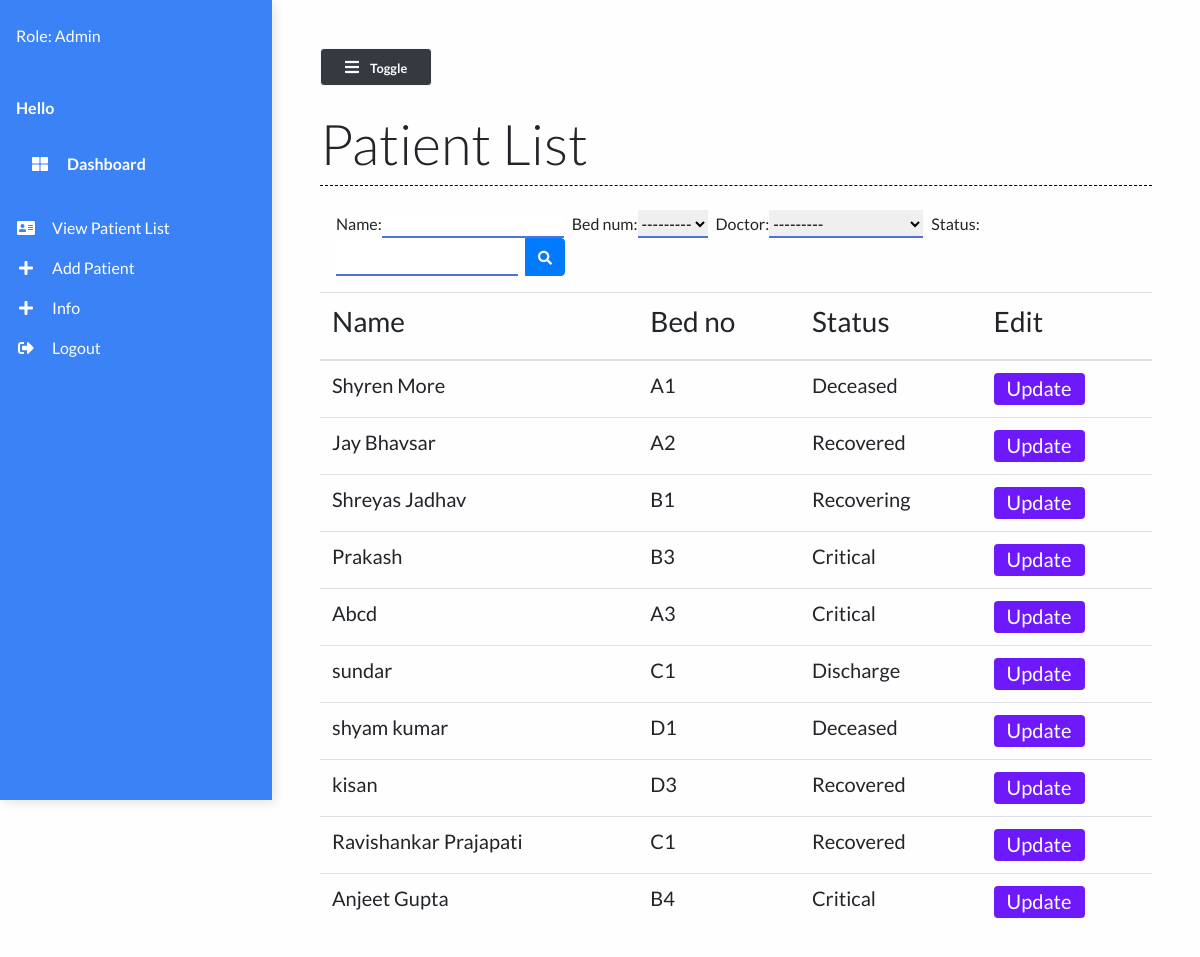
/patient_list/ (signed in), run on the app's committed database.
### main/models.py (models this page shows, shortened)
class Patient(models.Model):
    name = models.CharField(max_length=50)
    phone_num = models.CharField(max_length=15)
    patient_relative_name = models.CharField(max_length=50, null=True)
    patient_relative_contact = models.CharField(max_length=15, null=True)
    address = models.TextField()
    SYMPTOMS = (
        ('Fever', 'Fever'),
        ('Dry cough', 'Dry cough'),
        ('Tiredness', 'Tiredness'),
        ('Aches and pains', 'Aches and pains'),
        ('Sore throat', 'Sore throat'),
        ('Diarrhoea', 'Diarrhoea'),
        ('Loss of taste or smell', 'Loss of taste or smell'),
        ('Difficulty in breathing or shortness of breath', 'Difficulty in breathing or shortness of breath'),
        ('Chest pain or pressure', 'Chest pain or pressure'),
        ('Loss of speech or movement', 'Loss of speech or movement'),
    )
    symptoms = MultiSelectField(choices=SYMPTOMS, null=True)
    prior_ailments = models.TextField()
    bed_num = models.ForeignKey("Bed", on_delete=models.CASCADE)
    dob = models.DateField(null=True)
    doctor = models.ForeignKey("Doctor", on_delete=models.CASCADE, null=True)
    doctors_notes = models.TextField(null=True, blank=True)
    doctors_visiting_time = models.CharField(null=True, max_length=50, blank=True)
    status = models.CharField(max_length=50)

class Bed(models.Model):
    bed_number = models.CharField(max_length=50)
    occupied = models.BooleanField()
    def __str__(self):
        return self.bed_number

### main/views.py (the view)
# urls.py: path("patient_list/", views.patient_list, name="patient_list"),
def patient_list(request):
    patients = Patient.objects.all()
    myFilter = PatientFilter(request.GET, queryset=patients)
    patients = myFilter.qs
    context = {
        'patients': patients,
        'myFilter': myFilter
    }
    return render(request, 'main/patient_list.html', context)

### main/models.py (called while the page is built)
    def __str__(self):
        return self.name

### main/templates/main/patient_list.html (shortened to what this page needs)
{% extends 'main/base.html' %}
{% load static %}
{% block contentTitle %}
    Patient List
{% endblock contentTitle %}
{% block content %}
    <form class="d-none d-sm-inline-block form-inline mr-auto ml-md-3 my-2 my-md-0 mw-100 navbar-search mb-3" method="GET" id="list">
        <div class="input-group">
        {{myFilter.form}}
            <div class="input-group-append">
                <button class="btn btn-primary btn-block" type="submit">
                    <i class="fas fa-search fa-sm"></i>
                </button>
            </div>
        </div>
    </form>
     <div class="table-responsive mt-3">
        <table class="table table-hover">
            <thead>
                <th><h3>Name</h3></th>
                <th><h3>Bed no</h3></th>
                <th><h3>Status</h3></th>
                <th><h3>Edit</h3></th>
            </thead>
            <tbody>
                {% for patient in patients %}
                <tr class="mx-auto">
                    <td scope="row"><h5>{{ patient.name }}</h5></td>
                    <td><h5>{{ patient.bed_num }}</h5></td>
                    <td><h5>{{ patient.status }}</h5></td>
                    <td><a href="/patient/{{patient.id}}" class="btn btn-purple"><h5>Update</h5></a></td>
                </tr>
                {% endfor %}
            </tbody>
        </table>
    </div>
{% endblock content %}

### static/styles/base.css (style rules this page uses)
body { background: #fffefe; min-height: 100vh; overflow-x: hidden; font-family:Lato,'Helvetica Neue',Helvetica,Arial,sans-serif; }
.btn-purple { background: #6d19fc; color: #ffffff; height: 2rem; padding-top: 2px; }
#id_name { margin-right: 0.5rem; border: none; outline: none; border-bottom: 2px solid #4e73df; }
#id_bed_num { margin-right: 0.5rem; border: none; outline: none; border-bottom: 2px solid #4e73df; }
#id_status { margin-right: 0.5rem; border: none; outline: none; border-bottom: 2px solid #4e73df; }
#id_doctor { margin-right: 0.5rem; border: none; outline: none; border-bottom: 2px solid #4e73df; }

### data on the page
Patient: name "Shyren More", bed_num "A1", status "Deceased"
Patient: name "Jay Bhavsar", bed_num "A2", status "Recovered"
Patient: name "Shreyas Jadhav", bed_num "B1", status "Recovering"
Patient: name "Prakash", bed_num "B3", status "Critical"
Patient: name "Abcd", bed_num "A3", status "Critical"
Patient: name "sundar", bed_num "C1", status "Discharge"
Patient: name "shyam kumar", bed_num "D1", status "Deceased"
Patient: name "kisan", bed_num "D3", status "Recovered"
Patient: name "Ravishankar Prajapati", bed_num "C1", status "Recovered"
Patient: name "Anjeet Gupta", bed_num "B4", status "Critical"
